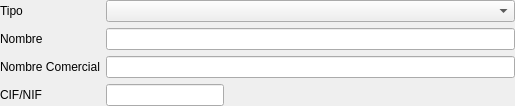
<?xml version="1.0" encoding="UTF-8"?>
<ui version="4.0">
 <class>Form</class>
 <widget class="QWidget" name="Form">
  <property name="geometry">
   <rect>
    <x>0</x>
    <y>0</y>
    <width>515</width>
    <height>101</height>
   </rect>
  </property>
  <property name="windowTitle">
   <string>Form</string>
  </property>
  <layout class="QGridLayout" name="gridLayout">
   <property name="margin">
    <number>0</number>
   </property>
   <item row="0" column="0">
    <widget class="QLabel" name="label_4">
     <property name="text">
      <string>Tipo</string>
     </property>
    </widget>
   </item>
   <item row="0" column="1" colspan="2">
    <widget class="DBComboBox" name="db_tipo">
     <property name="fieldName">
      <string>tipo</string>
     </property>
     <property name="dataEditable">
      <bool>true</bool>
     </property>
    </widget>
   </item>
   <item row="1" column="0">
    <widget class="QLabel" name="label">
     <property name="text">
      <string>Nombre</string>
     </property>
    </widget>
   </item>
   <item row="1" column="1" colspan="2">
    <widget class="DBLineEdit" name="db_nombre">
     <property name="fieldName">
      <string>nombre</string>
     </property>
     <property name="dataEditable">
      <bool>true</bool>
     </property>
    </widget>
   </item>
   <item row="2" column="0">
    <widget class="QLabel" name="label_2">
     <property name="text">
      <string>Nombre Comercial</string>
     </property>
    </widget>
   </item>
   <item row="2" column="1" colspan="2">
    <widget class="DBLineEdit" name="db_nombrecomercial">
     <property name="fieldName">
      <string>nombrecomercial</string>
     </property>
     <property name="dataEditable">
      <bool>true</bool>
     </property>
    </widget>
   </item>
   <item row="3" column="0">
    <widget class="QLabel" name="label_3">
     <property name="text">
      <string>CIF/NIF</string>
     </property>
    </widget>
   </item>
   <item row="3" column="1">
    <widget class="DBLineEdit" name="db_cifnif">
     <property name="fieldName">
      <string>cifnif</string>
     </property>
     <property name="dataEditable">
      <bool>true</bool>
     </property>
    </widget>
   </item>
   <item row="3" column="2">
    <spacer name="horizontalSpacer">
     <property name="orientation">
      <enum>Qt::Horizontal</enum>
     </property>
     <property name="sizeHint" stdset="0">
      <size>
       <width>285</width>
       <height>20</height>
      </size>
     </property>
    </spacer>
   </item>
  </layout>
 </widget>
 <customwidgets>
  <customwidget>
   <class>DBComboBox</class>
   <extends>QComboBox</extends>
   <header>widgets/dbcombobox.h</header>
  </customwidget>
  <customwidget>
   <class>DBLineEdit</class>
   <extends>QLineEdit</extends>
   <header>widgets/dblineedit.h</header>
  </customwidget>
 </customwidgets>
 <resources/>
 <connections/>
</ui>
